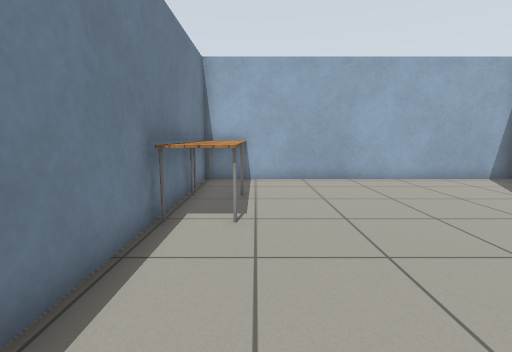
[1] (above)

15 first-person views from a walk through a Gazebo world. The camera is 0.9 m above the floor, tilts 8° down and sees 85° across. The floor is counted in squares, 0.5 m on a side. Each view is taken from the middle of a square. On the plan, view 1 faces up. The plan holds only what a view shows up to about 15 squares ahead; the rest is blank. The place goes on beyond the plan. Robots are left out. Gazebo's built-in surfaces are drawn with simple patterns.

[2]
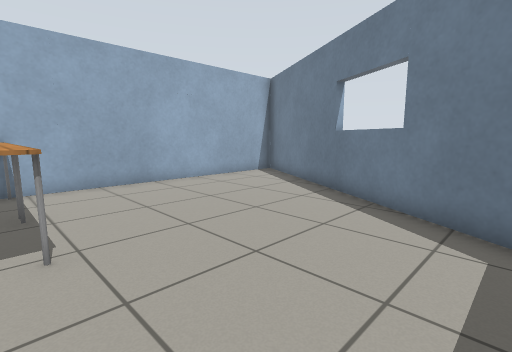

[3]
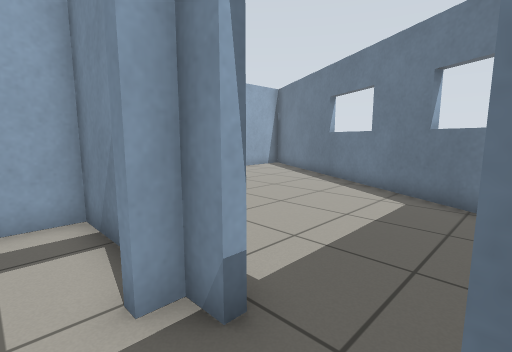

[4]
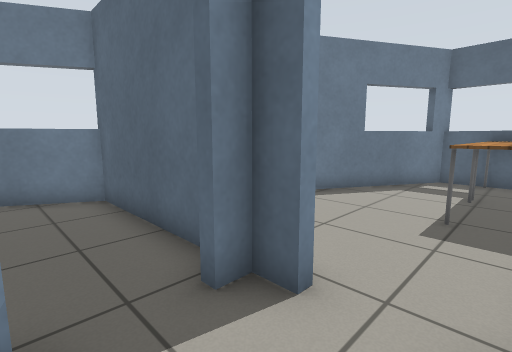

[5]
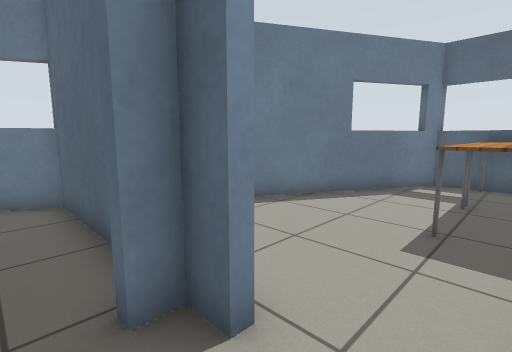

[6]
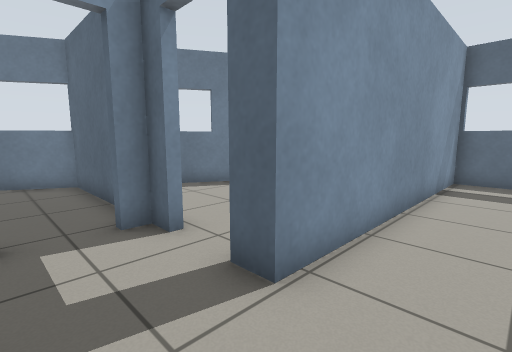

[7]
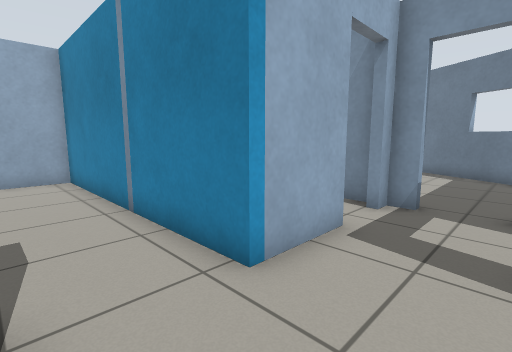

[8]
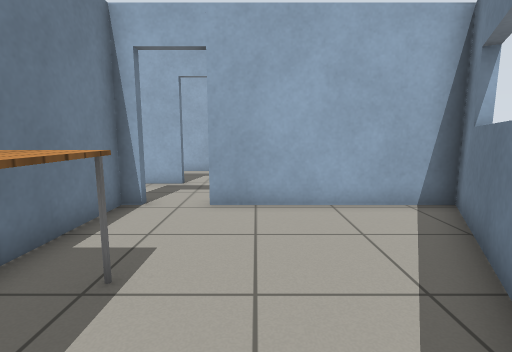

[9]
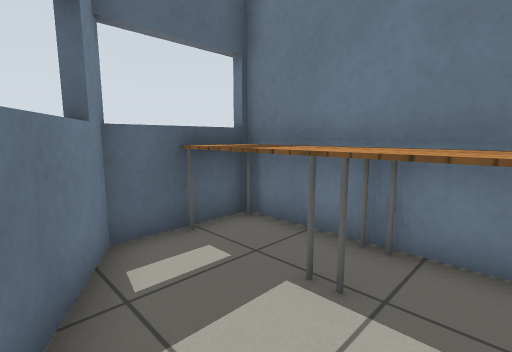

[10]
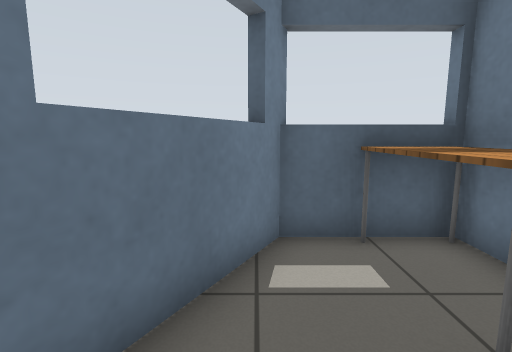

[11]
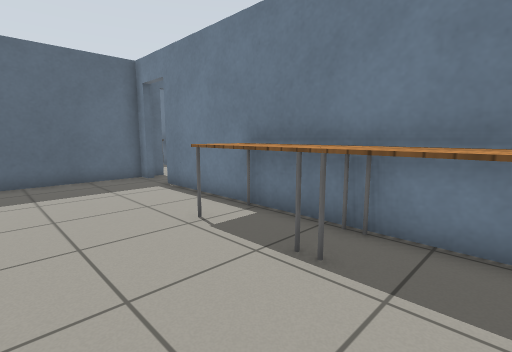

[12]
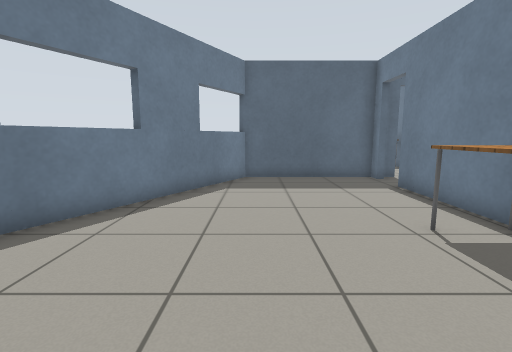

[13]
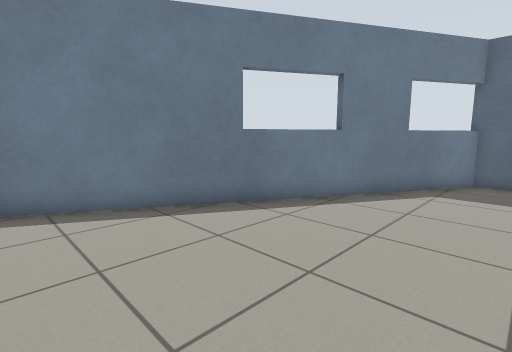

[14]
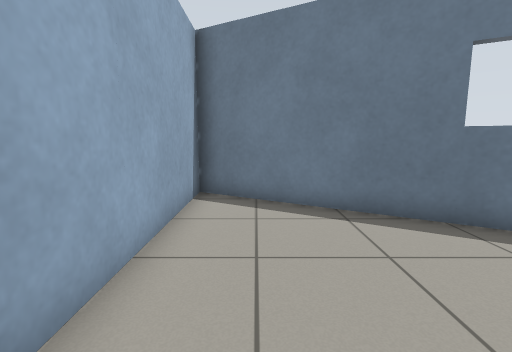

[15]
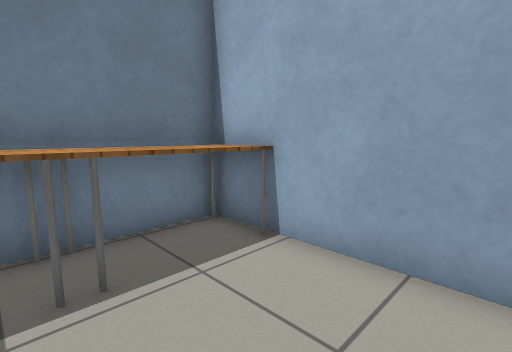

### Floor plan
Ten units are one square. View 1 is at (0, 0); x grows to the right and y downward. Boxes are objects, and circles mark ways between rooms. Rooms are numbered by the first view taken in them; rooms with no view inside come last. Other rooms are left out.
<svg viewBox="-105 -123 216 250">
<path fill="none" stroke="#000" d="M-22 -66 -22 -9M-22 -96 -22 -84M-22 15 35 15 106 -110M105 -118 -22 -118M-48 -16 -75 -16 -75 -118 -96 -118M-32 15 -25 15 -25 8M-25 -9 -25 -16 -31 -16M-76 118 -59 118M-59 122 -59 15 -50 15M-56 70 -56 118 -24 118M-50 18 -56 18 -56 54M-26 121 33 18 -32 18M-25 -21 -25 -56 -59 -56"/>
<rect x="-25" y="-85" width="30" height="30" fill="#bbb"><title>table</title></rect>
<rect x="-25" y="-115" width="30" height="30" fill="#bbb"><title>table</title></rect>
<rect x="-55" y="85" width="20" height="30" fill="#bbb"><title>table</title></rect>
<rect x="-55" y="55" width="20" height="30" fill="#bbb"><title>table</title></rect>
<circle cx="-20" cy="-5" r="3" fill="#2a7"/>
<circle cx="-45" cy="20" r="3" fill="#2a7"/>
<circle cx="-35" cy="-20" r="3" fill="#2a7"/>
<text x="20" y="-70">1</text>
<text x="-100" y="0">2</text>
<text x="-30" y="60">3</text>
<text x="-50" y="-40">4</text>
</svg>
Room 1 opens to room 2. Room 2 opens to room 3. Room 2 opens to room 4.

Where each view was taken, in squares from view 1:
view 1: 0 up, 0 right, facing up
view 2: 1 up, 1 left, facing up-right
view 3: 1 down, 4 left, facing up-right
view 4: 1 up, 5 left, facing down-right
view 5: 0 up, 5 left, facing down-right
view 6: 1 up, 8 left, facing down-right
view 7: 1 down, 10 left, facing up-right
view 8: 9 down, 2 left, facing up
view 9: 7 down, 1 left, facing down-left
view 10: 7 down, 2 left, facing down
view 11: 11 up, 3 right, facing down-left
view 12: 11 up, 3 right, facing down
view 13: 11 up, 2 right, facing down-right
view 14: 10 up, 2 right, facing right
view 15: 8 up, 3 right, facing up-left
